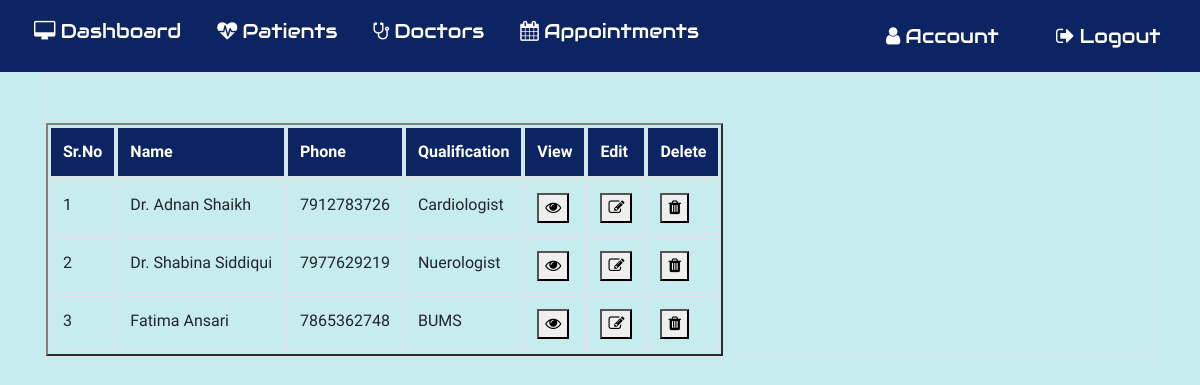
Screenshot of /alldoctor (signed in) with the database file from the repository.
### application/routes.py (models this page shows, shortened)
class Doctor(db.Model):
  __tablename__ = 'Doctor'
  id = db.Column(db.Integer, primary_key=True)
  dname = db.Column(db.String(20))
  dphone = db.Column(db.String(20))
  dqual = db.Column(db.String(100))
  profileimage = db.Column(db.String(20), nullable=False, default='default.jpg')

### application/routes.py (the view)
@app.route('/alldoctor',methods=['POST','GET'])
def alldoctor():
  if 'username' in session:
    if request.method=='GET':
      alldoctor=Doctor.query.all()
      return render_template('alldoctor.html',alldoctor=alldoctor)

### application/templates/alldoctor.html (shortened to what this page needs)
{% extends 'layout.html' %}{% include "includes/nav.html" %}{% block content%}
<div class="container">
  <div class="table table-bordered table-hover">
    {% if alldoctor %}
    <table border="2" cellpadding="5px">
      <thead class="thead">
        <tr>
          <th scope="col">Sr.No</th>
          <th scope="col">Name</th>
          <th scope="col">Phone</th>
          <th scope="col">Qualification</th>
          <th scope="col">View</th>
          <th scope="col">Edit</th>
          <th scope="col">Delete</th>
        </tr>
      </thead>
      {% for i in alldoctor %}
      <tr scope="row">
        <td></td>
        <td>{{ i.dname }}</td>
        <td>{{ i.dphone }}</td>
        <td>{{ i.dqual }}</td>
        <td>
          <button type="button" class="dbutton" onclick="window.location=''">
            <i class="fa fa-eye" aria-hidden="true"></i>
          </button>
        </td>
        <td>
          <button
            type="button"
            class="ubutton"
            onclick="window.location='editdoctor/{{ i.id }}'"
          >
            <i class="fa fa-pencil-square-o" aria-hidden="true"></i>
          </button>
        </td>
        <td>
          <button
            type="button"
            class="dbutton"
            onclick="window.location='deletedoctor/{{ i.id }}'"
          >
            <i class="fa fa-trash" aria-hidden="true"></i>
          </button>
        </td>
      </tr>
      {% endfor %}
    </table>
  </div>
</div>
{% endif %} {% endblock content %}

### application/static/main.css (style rules this page uses)
body { background: #c7ecee; height: 100vh; width: 100vw; background-size: cover; background-position: center; font-family: "Dosis", sans-serif; }

### application/static/patrcd.css (style rules this page uses)
body { counter-reset: Serial; }
table { border-collapse: separate; }
tr td:first-child:before { counter-increment: Serial; content: counter(Serial); }
table { margin-top: 50px; }
.container { display: flex; flex-direction: column; height: 100vh; }
.thead { background: #0c2461; color: white; }

### rows the page displays
Doctor: dname "Dr. Adnan Shaikh", dphone "7912783726", dqual "Cardiologist"
Doctor: dname "Dr. Shabina Siddiqui", dphone "7977629219", dqual "Nuerologist"
Doctor: dname "Fatima Ansari", dphone "7865362748", dqual "BUMS"
